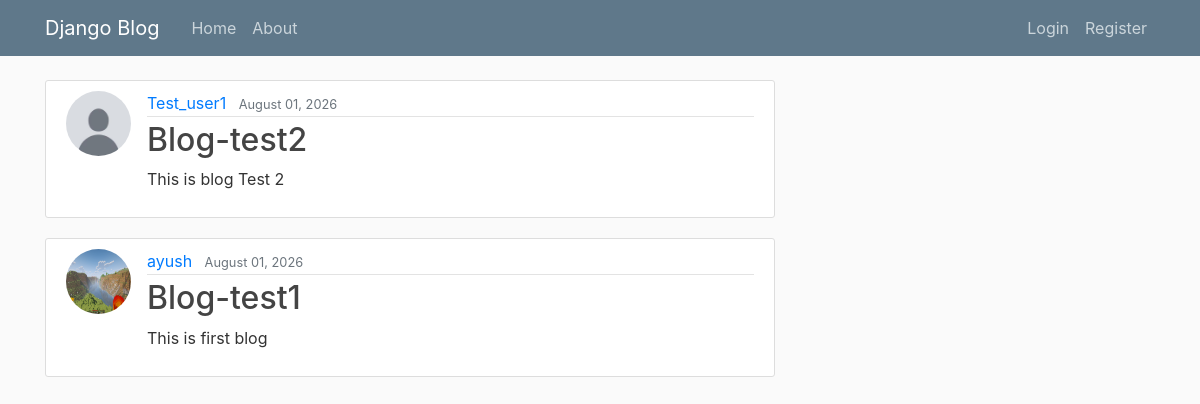
/, run on an earlier commit of the app's database.
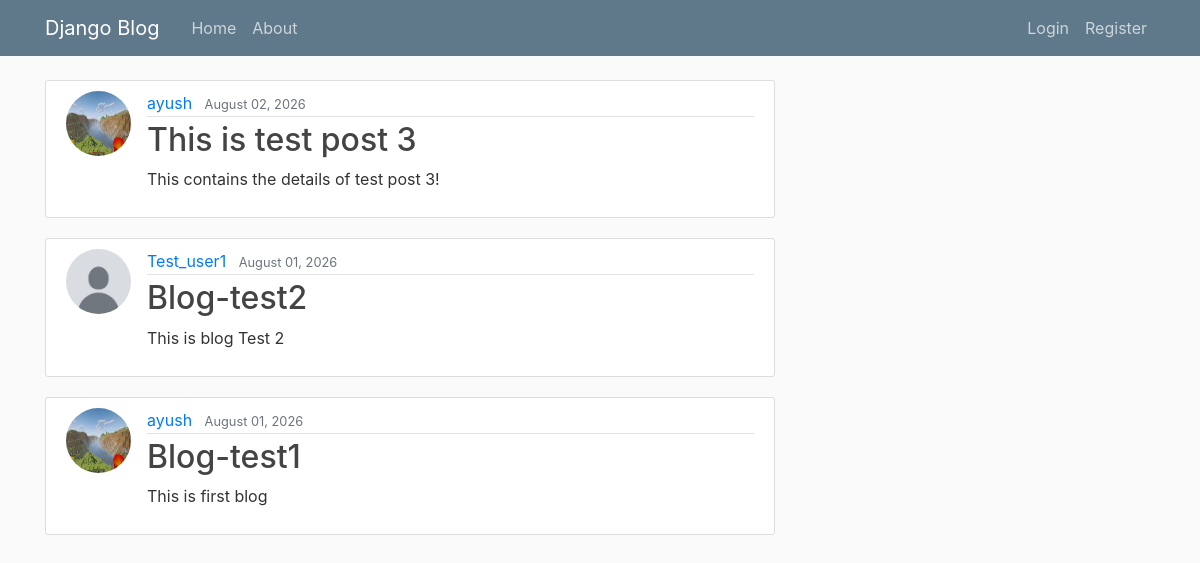
And on a later commit of the database.
### blog/models.py (models this page shows, shortened)
class post(models.Model):
    title = models.CharField(max_length=100)
    content = models.TextField()
    date_posted = models.DateTimeField(default=timezone.now)
    author = models.ForeignKey(User, on_delete=models.CASCADE)

### users/models.py (models this page shows, shortened)
class profile(models.Model):
    user = models.OneToOneField(User, on_delete=models.CASCADE)
    image = models.ImageField(default='default.png', upload_to='profile_pics')

### blog/views.py (the view)
# urls.py: path('', PostListView.as_view(), name='blog-home'),
class PostListView(ListView):
    model = post
    template_name = 'blog/home.html'
    context_object_name = 'post'
    ordering = ['-date_posted']

### blog/templates/blog/home.html
{% extends "blog/base.html" %}
{% block content %}
{% for posts in post %}
<article class="media content-section">
  <img class="rounded-circle article-img" src="{{posts.author.profile.image.url}}">
    <div class="media-body">
    <div class="article-metadata">
      <a class="mr-2" href="#">{{ posts.author }}</a>
      <small class="text-muted">{{ posts.date_posted| date:"F d, Y"}}</small>
    </div>
    <h2><a class="article-title" href="{% url 'post-detail' posts.id %}">{{ posts.title }}</a></h2>
    <p class="article-content">{{ posts.content }}</p>
  </div>
</article>
    {% endfor %}
{% endblock content %}

### blog/templates/blog/base.html (shortened to what this page needs)
{% load static %}
<!DOCTYPE html>
<html lang="en">
<head>
    <link rel="stylesheet" href="https://cdn.jsdelivr.net/npm/bootstrap@4.0.0/dist/css/bootstrap.min.css">
    <link rel="stylesheet" type="text/css" href="{% static 'blog/main.css' %}"
</head>
<body>
    <header class="site-header">
  <nav class="navbar navbar-expand-md navbar-dark bg-steel fixed-top">
    <div class="container">
      <a class="navbar-brand mr-4" href="{% url 'blog-home' %}">Django Blog</a>
      <div class="collapse navbar-collapse" id="navbarToggle">
        <div class="navbar-nav mr-auto">
          <a class="nav-item nav-link" href= "{% url 'blog-home' %}">Home</a>
          <a class="nav-item nav-link" href="{% url 'blog-about' %}">About</a>
        </div>
        <div class="navbar-nav">
          {% if user.is_authenticated %}
  <form method="post" action="{% url 'logout' %}" class="d-inline">
    {% csrf_token %}
    <button type="submit" class="nav-item nav-link btn btn-link" style="border:none;background:none;">Logout</button>
  </form>
  <a class="nav-item nav-link" href="{% url 'profile' %}">Profile</a>
  <a class="nav-item nav-link" href="{% url 'post-create' %}">Create Post</a>
          {% else %}
          <a class="nav-item nav-link" href="{% url 'login' %}">Login</a>
          <a class="nav-item nav-link" href="{% url 'register' %}">Register</a>
          {% endif %}
        </div>
      </div>
    </div>
  </nav>
</header>
<main role="main" class="container mt-5">
  <div class="row">
    <div class="col-md-8">
      {% block content %}{% endblock %}
    </div>
  </div>
</main>
</body>
</html>

### blog/static/blog/main.css (style rules this page uses)
body { background: #fafafa; color: #333333; margin-top: 5rem; }
h1, h2, h3, h4, h5, h6 { color: #444444; }
.bg-steel { background-color: #5f788a; }
.site-header .navbar-nav .nav-link { color: #cbd5db; }
.content-section { background: #ffffff; padding: 10px 20px; border: 1px solid #dddddd; border-radius: 3px; margin-bottom: 20px; }
.article-title { color: #444444; }
.article-content { white-space: pre-line; }
.article-img { height: 65px; width: 65px; margin-right: 16px; }
.article-metadata { padding-bottom: 1px; margin-bottom: 4px; border-bottom: 1px solid #e3e3e3 }

What changed in the data, as far as the page shows it:
added post: author.profile.image (picture), author "ayush", date_posted "August 02, 2026", title "This is test post 3", content "This contains the details of test post 3!"
